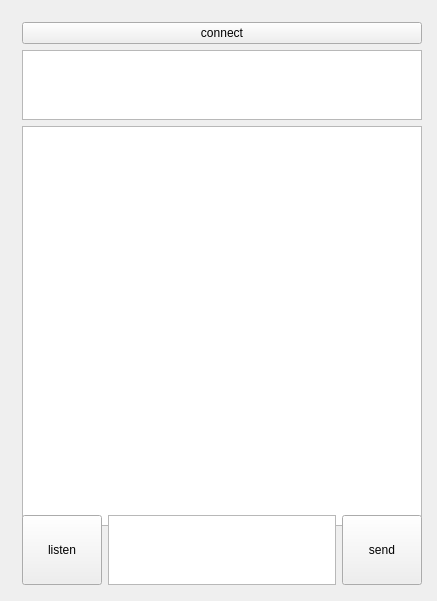
<?xml version="1.0" encoding="UTF-8"?>
<ui version="4.0">
 <class>Widget</class>
 <widget class="QWidget" name="Widget">
  <property name="geometry">
   <rect>
    <x>0</x>
    <y>0</y>
    <width>437</width>
    <height>601</height>
   </rect>
  </property>
  <property name="windowTitle">
   <string>Widget</string>
  </property>
  <widget class="QWidget" name="layoutWidget">
   <property name="geometry">
    <rect>
     <x>11</x>
     <y>11</y>
     <width>422</width>
     <height>585</height>
    </rect>
   </property>
   <layout class="QGridLayout" name="gridLayout">
    <item row="0" column="0">
     <widget class="QPushButton" name="pushButton_connect">
      <property name="text">
       <string>connect</string>
      </property>
     </widget>
    </item>
    <item row="1" column="0">
     <widget class="QTextEdit" name="text_log">
      <property name="sizePolicy">
       <sizepolicy hsizetype="Expanding" vsizetype="Fixed">
        <horstretch>0</horstretch>
        <verstretch>0</verstretch>
       </sizepolicy>
      </property>
      <property name="maximumSize">
       <size>
        <width>16777215</width>
        <height>70</height>
       </size>
      </property>
     </widget>
    </item>
    <item row="2" column="0">
     <widget class="QTextEdit" name="message_output">
      <property name="minimumSize">
       <size>
        <width>0</width>
        <height>400</height>
       </size>
      </property>
     </widget>
    </item>
    <item row="3" column="0">
     <layout class="QHBoxLayout" name="horizontalLayout">
      <item>
       <widget class="QPushButton" name="listen_button">
        <property name="sizePolicy">
         <sizepolicy hsizetype="Expanding" vsizetype="Expanding">
          <horstretch>0</horstretch>
          <verstretch>0</verstretch>
         </sizepolicy>
        </property>
        <property name="maximumSize">
         <size>
          <width>16777215</width>
          <height>70</height>
         </size>
        </property>
        <property name="text">
         <string>listen</string>
        </property>
       </widget>
      </item>
      <item>
       <widget class="QTextEdit" name="message_input">
        <property name="sizePolicy">
         <sizepolicy hsizetype="Expanding" vsizetype="Fixed">
          <horstretch>0</horstretch>
          <verstretch>0</verstretch>
         </sizepolicy>
        </property>
        <property name="minimumSize">
         <size>
          <width>0</width>
          <height>0</height>
         </size>
        </property>
        <property name="maximumSize">
         <size>
          <width>16777215</width>
          <height>70</height>
         </size>
        </property>
       </widget>
      </item>
      <item>
       <widget class="QPushButton" name="send_button">
        <property name="sizePolicy">
         <sizepolicy hsizetype="Expanding" vsizetype="Expanding">
          <horstretch>0</horstretch>
          <verstretch>0</verstretch>
         </sizepolicy>
        </property>
        <property name="maximumSize">
         <size>
          <width>16777215</width>
          <height>70</height>
         </size>
        </property>
        <property name="text">
         <string>send</string>
        </property>
       </widget>
      </item>
     </layout>
    </item>
   </layout>
  </widget>
 </widget>
 <layoutdefault spacing="6" margin="11"/>
 <resources/>
 <connections/>
</ui>
